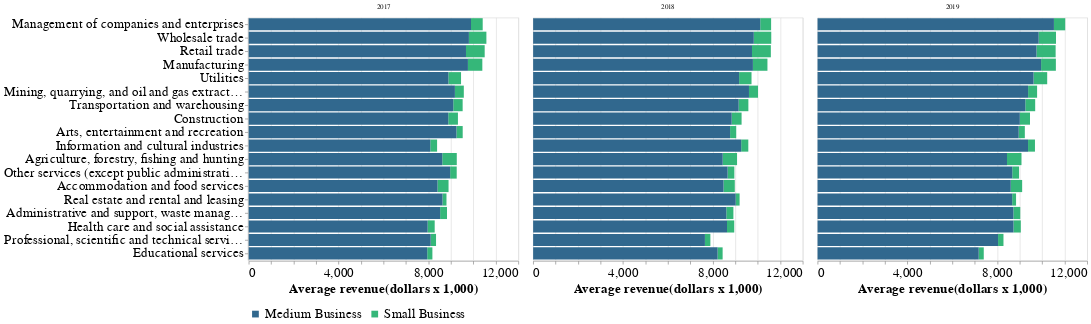

Here is the notebook cell this chart was saved with:
### Code cell
avgRve.configure_axis(labelLimit=360, labelFontSize=20, titleFontSize=20).configure_legend(
titleFontSize=20,
labelFontSize=20
)
